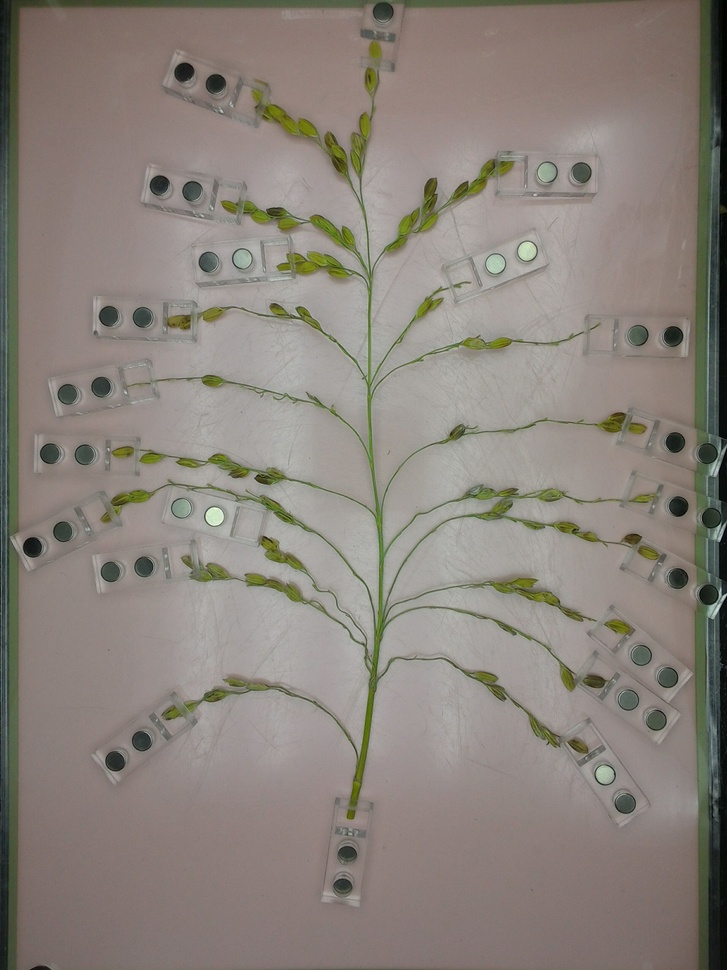
#> input picture algorithm/count/dlcount/img/example.jpg, 727 x 970 px, shrunk from 2448 x 3264 before the run
$ python -i Basic_Function.py   (imports and definitions only)
#> lines starting #> are read from the running program, lines starting #| are printed output that depends on the picture; after the words box and inside, x2 and y2 are one past the last pixel; in counts of white or black regions, pixels touching at a corner belong together
#> further down, picture is the input picture: shape (970, 727, 3); mean B, G, R 123.3, 130.7, 138.3
import cv2 as cv
import math


# 二值化函数
def binarization(img):
    # 灰度化
    gra = cv.cvtColor(img, cv.COLOR_BGR2GRAY)
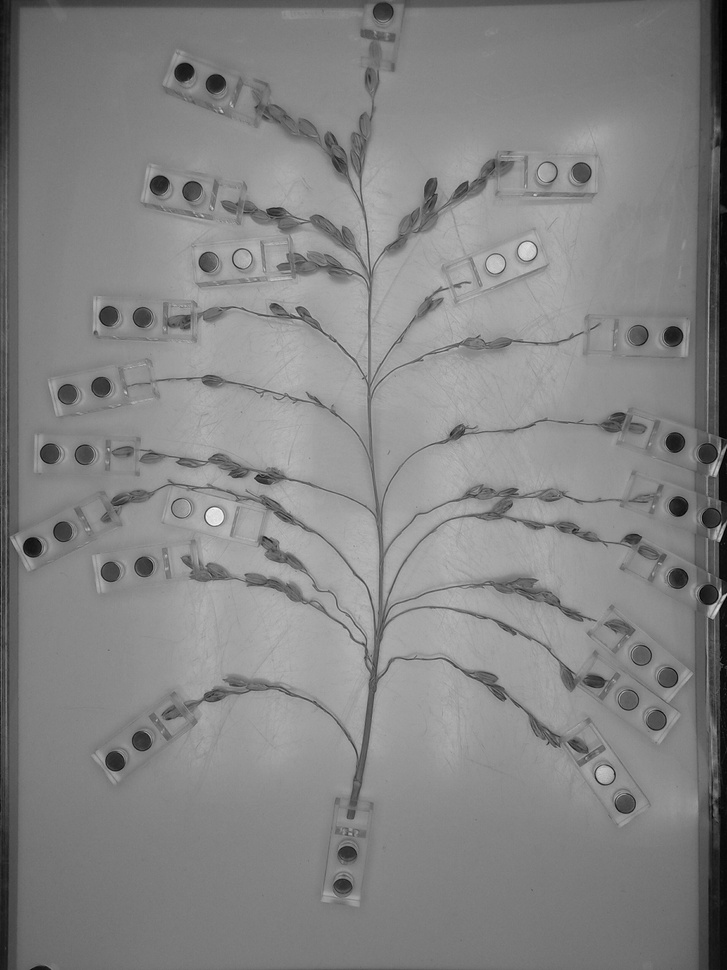
#> gra: shape (970, 727); min 1, max 250, mean 132.1
    # 高斯滤波
    blur = cv.GaussianBlur(gra, (5, 5), 0)
    # OSTU阈值分割
    ret, binary = cv.threshold(gra, 0, 255, cv.THRESH_BINARY + cv.THRESH_OTSU)
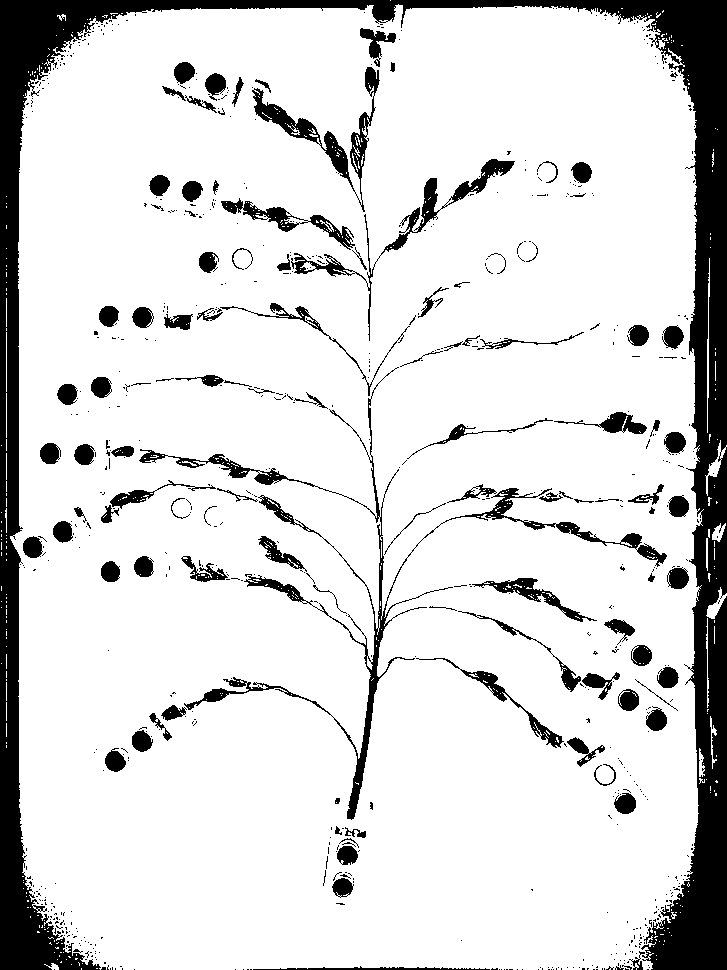
#> binary: shape (970, 727); 85.1% white; 730 black regions (622 under 20 px), largest, box (x1, y1, x2, y2) and area: (0, 0, 727, 970) 66646, (139, 367, 667, 820) 7414, (252, 67, 380, 212) 2717
#> ret = 110
    if (ret > 100):
        ret, binary = cv.threshold(gra, 100, 255, cv.THRESH_BINARY_INV)
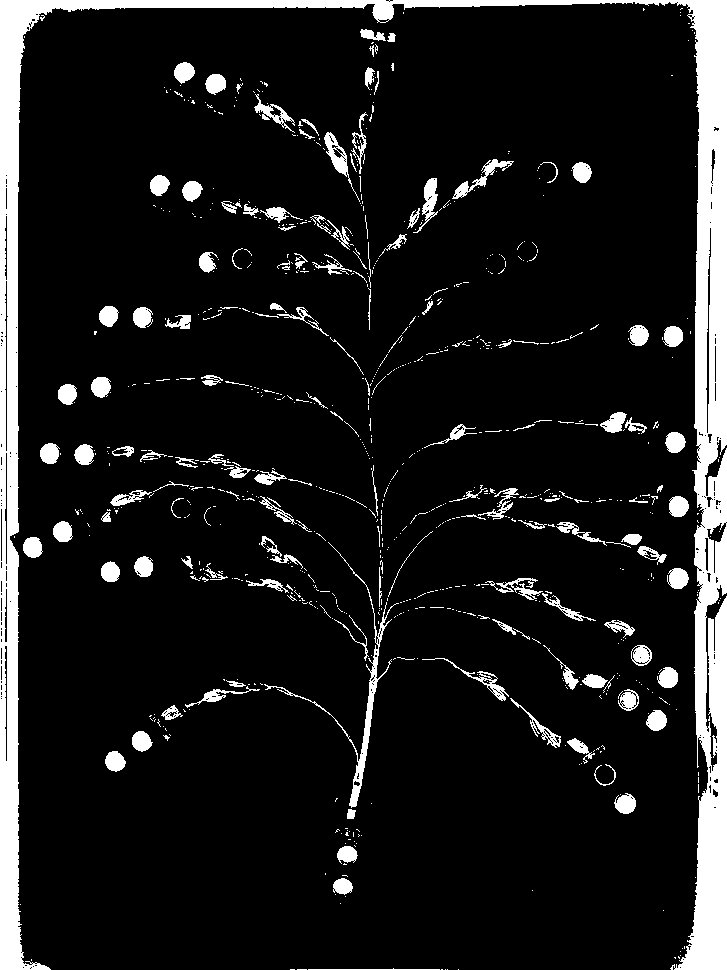
#> binary: shape (970, 727); 10.9% white; 819 white regions (675 under 20 px), largest, box (x1, y1, x2, y2) and area: (0, 0, 727, 970) 50332, (264, 542, 399, 808) 1541, (324, 132, 360, 202) 506
    # binary = cv.bitwise_not(binary)
    return binary


# 开运算
def open(img):
    g = cv.getStructuringElement(cv.MORPH_ELLIPSE, (9, 9))
    binary = cv.morphologyEx(img, cv.MORPH_OPEN, g)
    return binary


# 闭运算
def close(img):
    g = cv.getStructuringElement(cv.MORPH_ELLIPSE, (9, 9))
    binary = cv.morphologyEx(img, cv.MORPH_CLOSE, g)
    # binary = cv.bitwise_not(binary)
    return binary


def vp_and_median(numbers1):  # 计算极差和中位数
    numbers = sorted(numbers1)  # sorted(numbers)
    size = len(numbers)
    if size % 2 == 0:
        med = (numbers[size // 2 - 1] + numbers[size // 2]) / 2
    else:
        med = numbers[size // 2]
    vp = numbers[-1] - numbers[0]
    return vp, med


def dev_and_sdev(numbers, mean):  # 计算方差和标准差
    sdev = 0.0
    for num in numbers:
        sdev = sdev + (num - mean) ** 2
    dev = pow(sdev / (len(numbers) - 1), 0.5)
    sdev = math.sqrt(dev)
    return dev, sdev


def max_and_min(numbers1):  # 计算最大值和最小值
    numbers = sorted(numbers1)
    max = numbers[-1]
    min = numbers[0]
    return max, min


def aver(numbers):  # 计算平均值
    s = len(numbers)
    num = 0
    for n in numbers:
        num = num + n
    a = num / s
    return a

>>> import cv2
>>> picture = cv2.imread('../count/dlcount/img/example.jpg')
>>> result = binarization(picture)
